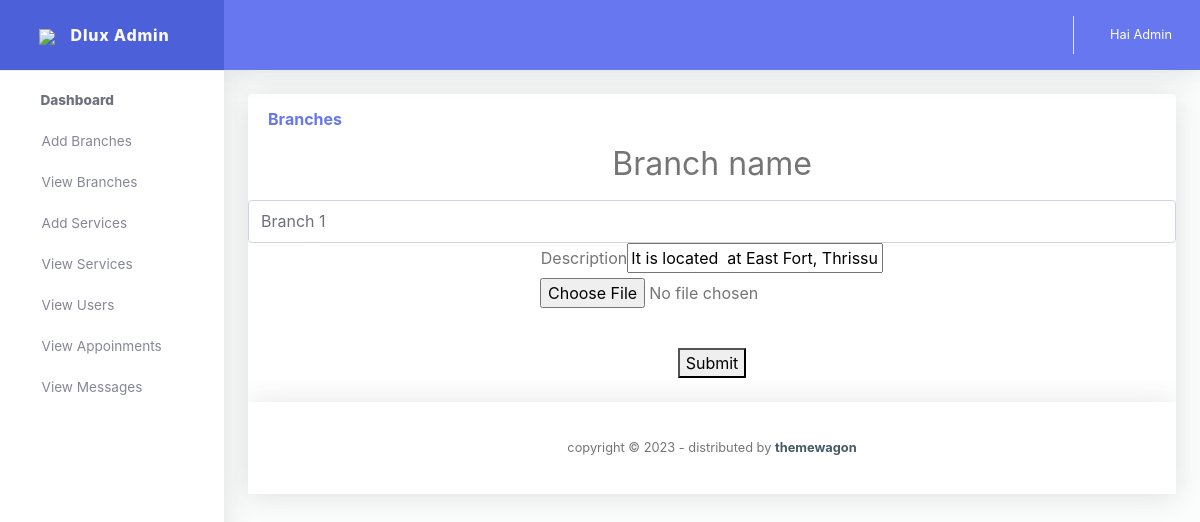
Page /edit/4/ on the committed database.
### Adminapp/models.py (models this page shows)
class Branch(models.Model):
     branchname=models.CharField(max_length=10)
     description=models.TextField(max_length=100)
     image=models.ImageField(upload_to='pic',default='null.jpg')

### Adminapp/views.py (the view)
# urls.py: path('edit/<int:id>/',views.edit,name='edit'),
def edit(request,id):
    data=Branch.objects.filter(id=id)
    return render(request,'edit.html',{'data':data})

### Adminapp/templates/edit.html (shortened to what this page needs)
{% extends 'adminindex.html' %}
{% block content %}
<div class="container">
  {% for i in data %}
  <form action="{% url 'update' id=i.id %}" method="post" style="text-align:center;" enctype="multipart/form-data">
<div class="row">
    <div class="col-lg-12 mb-4">
      <div class="card">
        <div class="card-header py-3 d-flex flex-row align-items-center justify-content-between">
          <h6 class="m-0 font-weight-bold text-primary">Branches</h6>
        </div>
        <div class="table-responsive">
          <table class="table align-items-center table-flush">
            <thead class="thead-light">
              <label for="exampleFormControlInput1" style="text-align:center;"><h2>Branch name</h2></label>
          <input type="text" name="branchname" value="{{i.branchname}}"class="form-control" id="exampleFormControlInput1" placeholder="text">
          <label style="text-align:center;">Description</label>
          <input type="text" name="description" value="{{i.description}}"><br>
        <div class="form-group">
          <input type="file" name="image">
   </div>
  <br>
  <button style="text-align:center;">Submit</button>
</form>
{% endfor %}
</div>
        </div>
        <div class="card-footer"></div>
      </div>
    </div>
{% endblock %}

### rows in the picture
Branch: branchname "Branch 1", description "It is located at East Fort, Thrissur"
